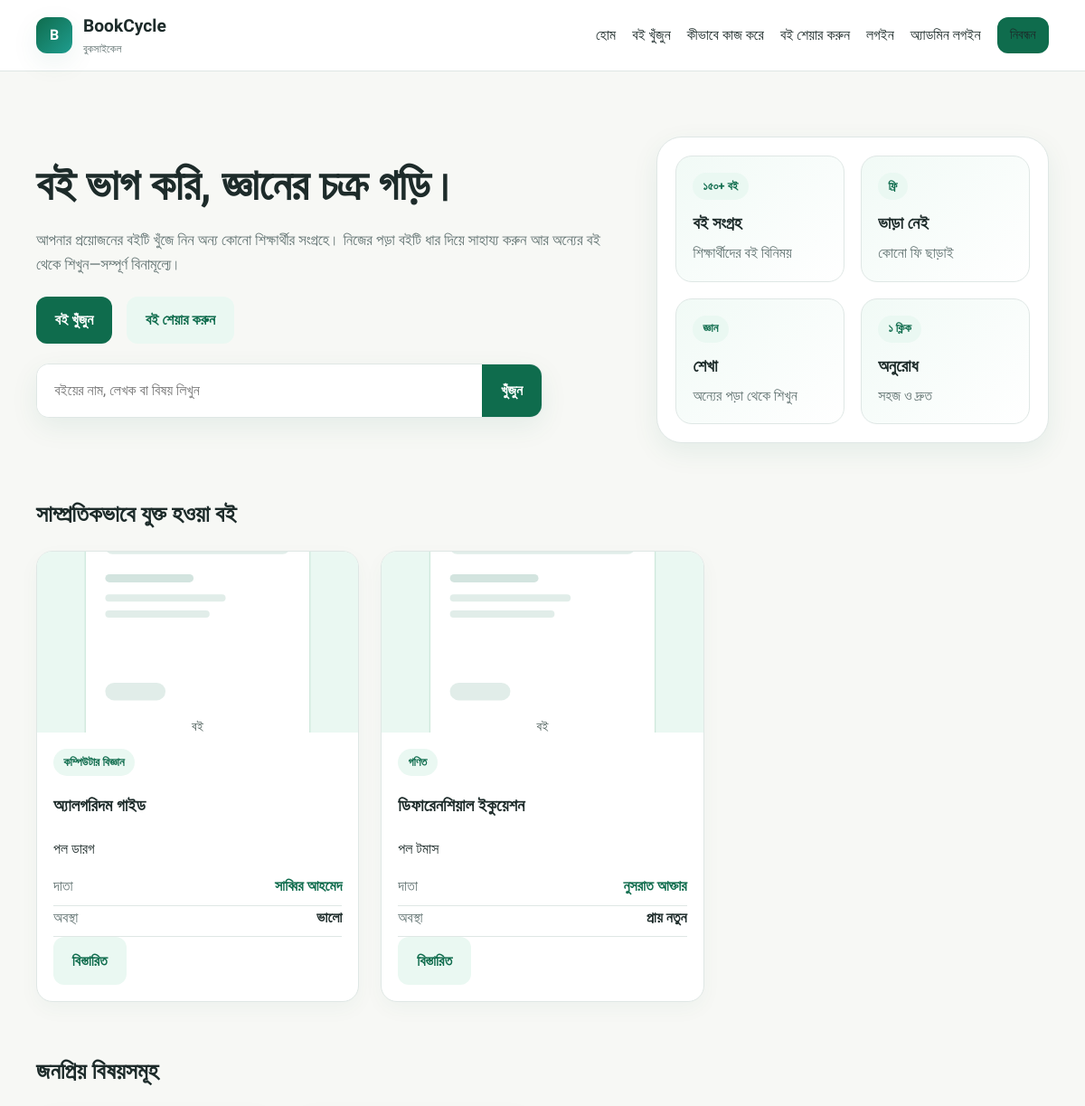
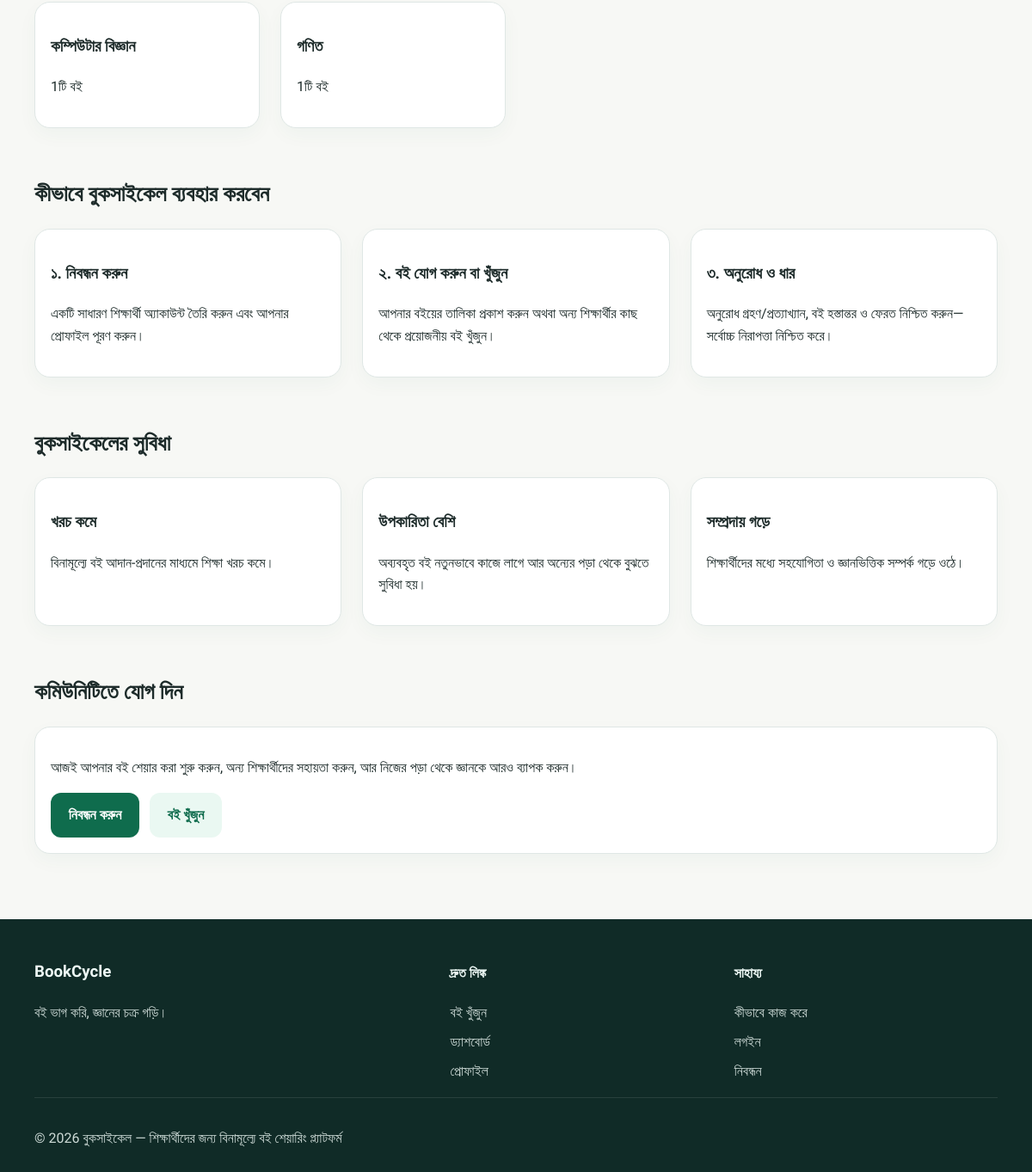
The page / on the database its author committed (2 pictures, top to bottom).
### tables this page shows
CREATE TABLE books (
    id INT NOT NULL AUTO_INCREMENT,
    owner_id INT NOT NULL,
    title VARCHAR(200) NOT NULL,
    author VARCHAR(150) NOT NULL,
    isbn VARCHAR(32) DEFAULT NULL,
    category VARCHAR(100) NOT NULL,
    description TEXT DEFAULT NULL,
    condition_status ENUM('new','almost_new','good','usable') NOT NULL DEFAULT 'good',
    cover_image VARCHAR(255) DEFAULT NULL,
    university VARCHAR(150) DEFAULT NULL,
    pickup_instructions TEXT DEFAULT NULL,
    availability_status ENUM('available','reserved','borrowed','inactive') NOT NULL DEFAULT 'available',
    is_active TINYINT(1) NOT NULL DEFAULT 1,
    created_at DATETIME NOT NULL DEFAULT CURRENT_TIMESTAMP,
    updated_at DATETIME NOT NULL DEFAULT CURRENT_TIMESTAMP ON UPDATE CURRENT_TIMESTAMP,
    PRIMARY KEY (id),
    KEY idx_books_owner (owner_id),
    KEY idx_books_status (availability_status),
    KEY idx_books_active (is_active),
    CONSTRAINT fk_books_owner FOREIGN KEY (owner_id) REFERENCES users(id) ON DELETE CASCADE
);

CREATE TABLE users (
    id INT NOT NULL AUTO_INCREMENT,
    name VARCHAR(100) NOT NULL,
    email VARCHAR(150) NOT NULL,
    password_hash VARCHAR(255) NOT NULL,
    university VARCHAR(150) DEFAULT NULL,
    department VARCHAR(150) DEFAULT NULL,
    bio TEXT DEFAULT NULL,
    profile_image VARCHAR(255) DEFAULT NULL,
    contact_pref ENUM('email','phone','both','none') DEFAULT 'email',
    role ENUM('student','admin') NOT NULL DEFAULT 'student',
    is_active TINYINT(1) NOT NULL DEFAULT 1,
    failed_login_attempts INT NOT NULL DEFAULT 0,
    locked_until DATETIME DEFAULT NULL,
    last_login DATETIME DEFAULT NULL,
    created_at DATETIME NOT NULL DEFAULT CURRENT_TIMESTAMP,
    updated_at DATETIME NOT NULL DEFAULT CURRENT_TIMESTAMP ON UPDATE CURRENT_TIMESTAMP,
    PRIMARY KEY (id),
    UNIQUE KEY uq_users_email (email),
    KEY idx_users_role (role),
    KEY idx_users_active (is_active)
);

### includes/functions.php (called while the page is built, shortened)
<?php
function e(mixed $value): string
{
    return htmlspecialchars((string) $value, ENT_QUOTES, 'UTF-8');
}
function bookConditionLabel(string $value): string
{
    $labels = [
        'new' => 'নতুন',
        'almost_new' => 'প্রায় নতুন',
        'good' => 'ভালো',
        'usable' => 'ব্যবহারযোগ্য',
    ];
    return $labels[$value] ?? ucfirst($value);
}

### index.php (the view, shortened to what this page needs)
<?php
$pdo = getDb();
$latestBooks = $pdo->query('SELECT b.*, u.name AS owner_name FROM books b LEFT JOIN users u ON u.id = b.owner_id WHERE b.is_active = 1 ORDER BY b.created_at DESC LIMIT 6')->fetchAll();
$categories = $pdo->query('SELECT category, COUNT(*) AS total FROM books WHERE is_active = 1 GROUP BY category ORDER BY total DESC LIMIT 6')->fetchAll();
require_once __DIR__ . '/includes/header.php';
?>
<main>
    <section class="hero">
        <div class="container hero-inner">
            <div class="hero-copy">
                <h1>বই ভাগ করি, জ্ঞানের চক্র গড়ি।</h1>
                <p>আপনার প্রয়োজনের বইটি খুঁজে নিন অন্য কোনো শিক্ষার্থীর সংগ্রহে। নিজের পড়া বইটি ধার দিয়ে সাহায্য করুন আর অন্যের বই থেকে শিখুন—সম্পূর্ণ বিনামূল্যে।</p>
                <div class="hero-actions">
                    <a class="btn btn-primary" href="<?= e(APP_BASE_URL . 'books.php') ?>">বই খুঁজুন</a>
                    <a class="btn btn-secondary" href="<?= e(APP_BASE_URL . 'add-book.php') ?>">বই শেয়ার করুন</a>
                </div>
                <form class="search-box" method="get" action="<?= e(APP_BASE_URL . 'books.php') ?>">
                    <input type="search" name="q" placeholder="বইয়ের নাম, লেখক বা বিষয় লিখুন" aria-label="বই খুঁজুন">
                    <button type="submit">খুঁজুন</button>
                </form>
            </div>
            <div class="hero-visual" aria-label="বুকসাইকেলের চিত্রকরন">
                <div class="book-stack">
                    <div class="stack-card">
                        <span class="pill">১৫০+ বই</span>
                        <h3>বই সংগ্রহ</h3>
                        <p>শিক্ষার্থীদের বই বিনিময়</p>
                    </div>
                    <div class="stack-card">
                        <span class="pill">ফ্রি</span>
                        <h3>ভাড়া নেই</h3>
                        <p>কোনো ফি ছাড়াই</p>
                    </div>
                    <div class="stack-card">
                        <span class="pill">জ্ঞান</span>
                        <h3>শেখা</h3>
                        <p>অন্যের পড়া থেকে শিখুন</p>
                    </div>
                    <div class="stack-card">
                        <span class="pill">১ ক্লিক</span>
                        <h3>অনুরোধ</h3>
                        <p>সহজ ও দ্রুত</p>
                    </div>
                </div>
            </div>
        </div>
    </section>
    <section class="section">
        <div class="container">
            <div class="section-header">
                <h2>সাম্প্রতিকভাবে যুক্ত হওয়া বই</h2>
            </div>
            <?php if (empty($latestBooks)): ?>
                <div class="empty-state">এখনও কোনো বই তালিকাভুক্ত হয়নি। প্রথম বইটি যোগ করুন এবং নিজের সংগ্রহ শুরু করুন।</div>
            <?php else: ?>
                <div class="grid cards-3">
                    <?php foreach ($latestBooks as $book): ?>
                        <article class="card">
                            <img class="card-image" src="<?= e(APP_BASE_URL . ($book['cover_image'] ?: 'assets/images/default-book.svg')) ?>" alt="<?= e($book['title']) ?>">
                            <div class="card-body">
                                <span class="pill"><?= e($book['category']) ?></span>
                                <h3><?= e($book['title']) ?></h3>
                                <p><?= e($book['author']) ?></p>
                                <div class="meta-item">
                                    <span>দাতা</span>
                                    <strong>
                                        <?php if ((int) $book['owner_id'] > 0): ?>
                                            <a href="<?= e(APP_BASE_URL . 'profile.php?id=' . (int) $book['owner_id']) ?>"><?= e($book['owner_name'] ?: 'অজানা') ?></a>
                                        <?php else: ?>
                                            <?= e($book['owner_name'] ?: 'অজানা') ?>
                                        <?php endif; ?>
                                    </strong>
                                </div>
                                <div class="meta-item">
                                    <span>অবস্থা</span>
                                    <strong><?= e(bookConditionLabel((string) $book['condition_status'])) ?></strong>
                                </div>
                                <a class="btn btn-secondary" href="<?= e(APP_BASE_URL . 'book-details.php?id=' . (int) $book['id']) ?>">বিস্তারিত</a>
                            </div>
                        </article>
                    <?php endforeach; ?>
                </div>
            <?php endif; ?>
        </div>
    </section>
    <section class="section">
        <div class="container">
            <div class="section-header">
                <h2>জনপ্রিয় বিষয়সমূহ</h2>
            </div>
            <?php if (empty($categories)): ?>
                <div class="empty-state">এখনো কোনো বিষয় শ্রেণি নেই।</div>
            <?php else: ?>
                <div class="grid cards-4">
                    <?php foreach ($categories as $category): ?>
                        <div class="card card-body">
                            <h3><?= e($category['category']) ?></h3>
                            <p><?= e((string) $category['total']) ?>টি বই</p>
                        </div>
                    <?php endforeach; ?>
                </div>
            <?php endif; ?>
        </div>
    </section>
    <section id="how-it-works" class="section">
        <div class="container">
            <div class="section-header">
                <h2>কীভাবে বুকসাইকেল ব্যবহার করবেন</h2>
            </div>
            <div class="grid cards-3">
                <div class="card card-body">
                    <h3>১. নিবন্ধন করুন</h3>
                    <p>একটি সাধারণ শিক্ষার্থী অ্যাকাউন্ট তৈরি করুন এবং আপনার প্রোফাইল পূরণ করুন।</p>
                </div>
                <div class="card card-body">
                    <h3>২. বই যোগ করুন বা খুঁজুন</h3>
                    <p>আপনার বইয়ের তালিকা প্রকাশ করুন অথবা অন্য শিক্ষার্থীর কাছ থেকে প্রয়োজনীয় বই খুঁজুন।</p>
                </div>
                <div class="card card-body">
                    <h3>৩. অনুরোধ ও ধার</h3>
                    <p>অনুরোধ গ্রহণ/প্রত্যাখ্যান, বই হস্তান্তর ও ফেরত নিশ্চিত করুন—সর্বোচ্চ নিরাপত্তা নিশ্চিত করে।</p>
                </div>
            </div>
        </div>
    </section>
    <section class="section">
        <div class="container">
            <div class="section-header">
                <h2>বুকসাইকেলের সুবিধা</h2>
            </div>
            <div class="grid cards-3">
                <div class="card card-body">
                    <h3>খরচ কমে</h3>
                    <p>বিনামূল্যে বই আদান-প্রদানের মাধ্যমে শিক্ষা খরচ কমে।</p>
                </div>
                <div class="card card-body">
                    <h3>উপকারিতা বেশি</h3>
                    <p>অব্যবহৃত বই নতুনভাবে কাজে লাগে আর অন্যের পড়া থেকে বুঝতে সুবিধা হয়।</p>
                </div>
                <div class="card card-body">
                    <h3>সম্প্রদায় গড়ে</h3>
                    <p>শিক্ষার্থীদের মধ্যে সহযোগিতা ও জ্ঞানভিত্তিক সম্পর্ক গড়ে ওঠে।</p>
                </div>
            </div>
        </div>
    </section>
    <section class="section">
        <div class="container">
            <div class="section-header">
                <h2>কমিউনিটিতে যোগ দিন</h2>
            </div>
            <div class="card card-body">
                <p>আজই আপনার বই শেয়ার করা শুরু করুন, অন্য শিক্ষার্থীদের সহায়তা করুন, আর নিজের পড়া থেকে জ্ঞানকে আরও ব্যাপক করুন।</p>
                <div class="form-actions">
                    <a class="btn btn-primary" href="<?= e(APP_BASE_URL . 'register.php') ?>">নিবন্ধন করুন</a>
                    <a class="btn btn-secondary" href="<?= e(APP_BASE_URL . 'books.php') ?>">বই খুঁজুন</a>
                </div>
            </div>
        </div>
    </section>
</main>
<?php require_once __DIR__ . '/includes/footer.php'; ?>

### assets/css/style.css (style rules this page uses)
:root { --primary: #0f6c4d; --primary-dark: #0a5139; --secondary: #1f9d8f; --soft-green: #eaf8f2; --bg: #f7f8f5; --surface: #ffffff; --text: #1d2b2a; --muted: #617271; --line: #dfe7e5; --shadow: 0 10px 30px rgba(15, 108, 77, 0.08); --danger: #c73d46; --warning: #d98714; --success: #118f63; }
* { box-sizing: border-box; }
html { scroll-behavior: smooth; }
body { margin: 0; background: var(--bg); color: var(--text); font-family: 'Hind Siliguri', sans-serif; line-height: 1.6; }
img { max-width: 100%; display: block; }
a { color: var(--primary); text-decoration: none; }
button, input, textarea, select { font: inherit; }
.container { width: min(1120px, calc(100% - 32px)); margin: 0 auto; }
.btn { display: inline-flex; align-items: center; justify-content: center; gap: 8px; border-radius: 12px; border: none; padding: 0.85rem 1.3rem; cursor: pointer; font-weight: 600; transition: 0.2s ease; }
.btn-primary { background: var(--primary); color: white; }
.btn-secondary { background: var(--soft-green); color: var(--primary); }
.hero { padding: 72px 0 30px; }
.hero-inner { display: grid; grid-template-columns: 1.2fr 0.8fr; gap: 36px; align-items: center; }
.hero-copy h1 { font-size: clamp(2.1rem, 4vw, 4rem); line-height: 1.1; margin: 0 0 20px; }
.hero-copy p { color: var(--muted); font-size: 1.05rem; max-width: 650px; }
.hero-actions { display: flex; gap: 16px; flex-wrap: wrap; margin: 22px 0; }
.search-box { display: flex; background: white; border: 1px solid var(--line); border-radius: 14px; overflow: hidden; box-shadow: var(--shadow); max-width: 560px; }
.search-box input { flex: 1; border: none; padding: 1rem 1.2rem; min-width: 0; }
.search-box button { border: none; background: var(--primary); color: white; padding: 0 1.3rem; font-weight: 700; }
.hero-visual { background: white; border: 1px solid var(--line); border-radius: 28px; padding: 20px; box-shadow: var(--shadow); }
.book-stack { display: grid; grid-template-columns: repeat(2, minmax(120px, 1fr)); gap: 18px; }
.stack-card { background: linear-gradient(135deg, #f1faf6, #ffffff); border: 1px solid var(--line); border-radius: 18px; padding: 18px; }
.stack-card h3 { margin: 12px 0 4px; }
.stack-card p { margin: 0; color: var(--muted); }
.section { padding: 28px 0; }
.section-header { display: flex; justify-content: space-between; align-items: center; gap: 16px; margin-bottom: 20px; }
.section-header h2 { margin: 0; font-size: clamp(1.6rem, 2vw, 2.2rem); }
.grid { display: grid; gap: 24px; }
.cards-3 { grid-template-columns: repeat(3, minmax(0, 1fr)); }
.cards-4 { grid-template-columns: repeat(4, minmax(0, 1fr)); }
.card { background: var(--surface); border: 1px solid var(--line); border-radius: 18px; box-shadow: 0 8px 22px rgba(15, 108, 77, 0.04); overflow: hidden; }
.card-body { padding: 18px; }
.card-image { width: 100%; height: 200px; object-fit: cover; background: var(--soft-green); }
.pill { display: inline-block; border-radius: 999px; background: var(--soft-green); color: var(--primary); font-size: 0.8rem; padding: 0.3rem 0.7rem; font-weight: 600; }
.meta-item { display: flex; justify-content: space-between; gap: 16px; border-bottom: 1px solid var(--line); padding-bottom: 8px; }
.meta-item span:first-child { color: var(--muted); }
input, textarea, select { width: 100%; padding: 0.8rem 0.95rem; border: 1px solid var(--line); border-radius: 12px; background: white; color: var(--text); }
.form-actions { display: flex; gap: 12px; flex-wrap: wrap; margin-top: 16px; }

### rows shown on the page
books: category "কম্পিউটার বিজ্ঞান", title "অ্যালগরিদম গাইড", author "পল ডারগ", owner.name "সাব্বির আহমেদ", condition_status "ভালো"
books: category "গণিত", title "ডিফারেনশিয়াল ইকুয়েশন", author "পল টমাস", owner.name "নুসরাত আক্তার", condition_status "প্রায় নতুন"

### other values the page prints
$item['label'] "হোম"
$item['label'] "বই খুঁজুন"
$item['label'] "কীভাবে কাজ করে"
$item['label'] "বই শেয়ার করুন"
$category['category'] "কম্পিউটার বিজ্ঞান"
$category['total'] "1"
$category['category'] "গণিত"
